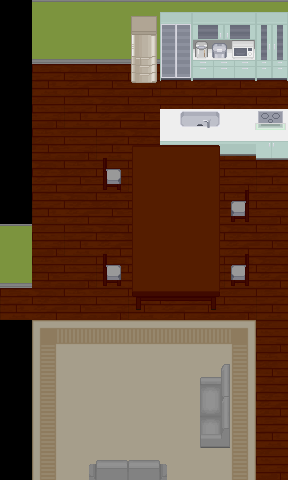

The image is a tile-based game level rendered from a .tmx file. Its description and complete source (layers, tilesets, objects, tile grids) follow:
An orthogonal 9x15 tile map with 32x32 px tiles, 4 tile layers (layer1, layer2, layer3, layer4), 11 tilesets.

<map version="1.9" tiledversion="1.9.2" orientation="orthogonal" renderorder="right-down" width="9" height="15" tilewidth="32" tileheight="32" infinite="0" nextlayerid="10" nextobjectid="1">
 <editorsettings>
  <export format="tmx" />
 </editorsettings>
 <tileset firstgid="1" source="../map/room-01-udz.tsx" />
 <tileset firstgid="897" source="../map/room-wasitu1-ud.tsx" />
 <tileset firstgid="1145" source="../map/room-01-udy.tsx" />
 <tileset firstgid="1561" source="../map/room-03-ud.tsx" />
 <tileset firstgid="1801" source="../map/room-01-udx.tsx" />
 <tileset firstgid="3017" source="../map/room-01-udw.tsx" />
 <tileset firstgid="4129" source="../map/room-01-ud.tsx" />
 <tileset firstgid="4497" source="../map/space.tsx" />
 <tileset firstgid="4501" source="../map/door.tsx" />
 <tileset firstgid="4511" source="../map/space2.tsx" />
 <tileset firstgid="4515" source="../map/kitchen.tsx" />
 <layer id="1" name="layer1" width="9" height="15" locked="1">
  <data encoding="csv">
4499,4511,4511,4511,4511,4511,4511,4511,4511,
4499,4511,4511,4511,4511,4511,4511,4511,4511,
4499,4515,4516,4517,4518,4515,4516,4517,4518,
4499,4518,4515,4516,4517,4518,4515,4516,4517,
4499,4517,4518,4515,4516,4517,4518,4515,4516,
4499,4516,4517,4518,4515,4516,4517,4518,4515,
4499,4515,4516,4517,4518,4515,4516,4517,4518,
4511,4518,4515,4516,4517,4518,4515,4516,4517,
4511,4517,4518,4515,4516,4517,4518,4515,4516,
4515,4516,4517,4518,4515,4516,4517,4518,4515,
4499,4555,4556,4556,4556,4556,4556,4557,4518,
4499,4563,4564,4564,4564,4564,4564,4565,4517,
4499,4563,4564,4564,4564,4564,4564,4565,4516,
4499,4563,4564,4564,4564,4564,4564,4565,4515,
4499,4563,4564,4564,4564,4564,4564,4565,4518
</data>
 </layer>
 <layer id="8" name="layer2" width="9" height="15" locked="1">
  <data encoding="csv">
4514,9,9,9,9,9,9,9,9,
4514,17,17,17,17,17,17,17,17,
4514,4514,4514,4514,4514,4514,4514,4514,4514,
4514,4514,4514,4514,4514,4514,4514,4514,4514,
4514,4514,4514,4514,4514,4514,4514,4514,4514,
4514,4514,4514,4514,4514,4514,4514,4514,4514,
4514,4514,4514,4514,4514,4514,4514,4514,4514,
9,4514,4514,4514,4514,4514,4514,4514,4514,
17,4514,4514,4514,4514,4514,4514,4514,4514,
4514,4514,4514,4514,4514,4514,4514,4514,4514,
4514,4514,4514,4514,4514,4514,4514,4514,4514,
4514,4514,4514,4514,4514,4514,4514,4514,4514,
4514,4514,4514,4514,4514,4514,4514,4514,4514,
4514,4514,4514,4514,4514,4514,4514,4514,4514,
4514,4514,4514,4514,4514,4514,4514,4514,4514
</data>
 </layer>
 <layer id="6" name="layer3" width="9" height="15" locked="1">
  <data encoding="csv">
0,0,0,0,2165,1717,1718,1719,1720,
0,0,0,0,2173,1725,1726,1727,1728,
0,0,0,0,2181,1733,1734,1735,1736,
0,0,0,0,0,1741,1742,1743,1744,
0,0,0,0,0,1749,1750,1751,1752,
0,0,0,0,0,0,0,0,0,
0,0,0,0,0,0,0,0,0,
0,0,0,0,0,0,0,0,0,
0,0,0,0,0,0,0,0,0,
0,0,0,0,0,0,0,0,0,
0,0,0,0,0,0,0,0,0,
0,0,0,0,0,0,0,0,0,
0,0,0,0,0,0,497,498,0,
0,0,0,0,0,0,497,498,0,
0,0,0,484,484,0,0,0,0
</data>
 </layer>
 <layer id="9" name="layer4" width="9" height="15" locked="1">
  <data encoding="csv">
0,0,0,0,0,0,0,0,0,
0,0,0,0,0,0,0,0,0,
0,0,0,0,0,0,0,0,0,
0,0,0,0,0,0,0,0,0,
0,0,0,4521,4535,4536,4537,0,0,
0,0,0,4529,4543,4544,4545,4519,0,
0,0,0,0,4543,4544,4545,4527,0,
0,0,0,4521,4543,4544,4545,4519,0,
0,0,0,4529,4543,4544,4545,4527,0,
0,0,0,0,4551,4552,4553,0,0,
0,0,0,0,0,0,0,0,0,
0,0,0,0,0,0,489,490,0,
0,0,0,0,0,0,520,520,0,
0,0,0,0,0,0,481,482,0,
0,0,483,520,520,485,520,0,0
</data>
 </layer>
</map>
